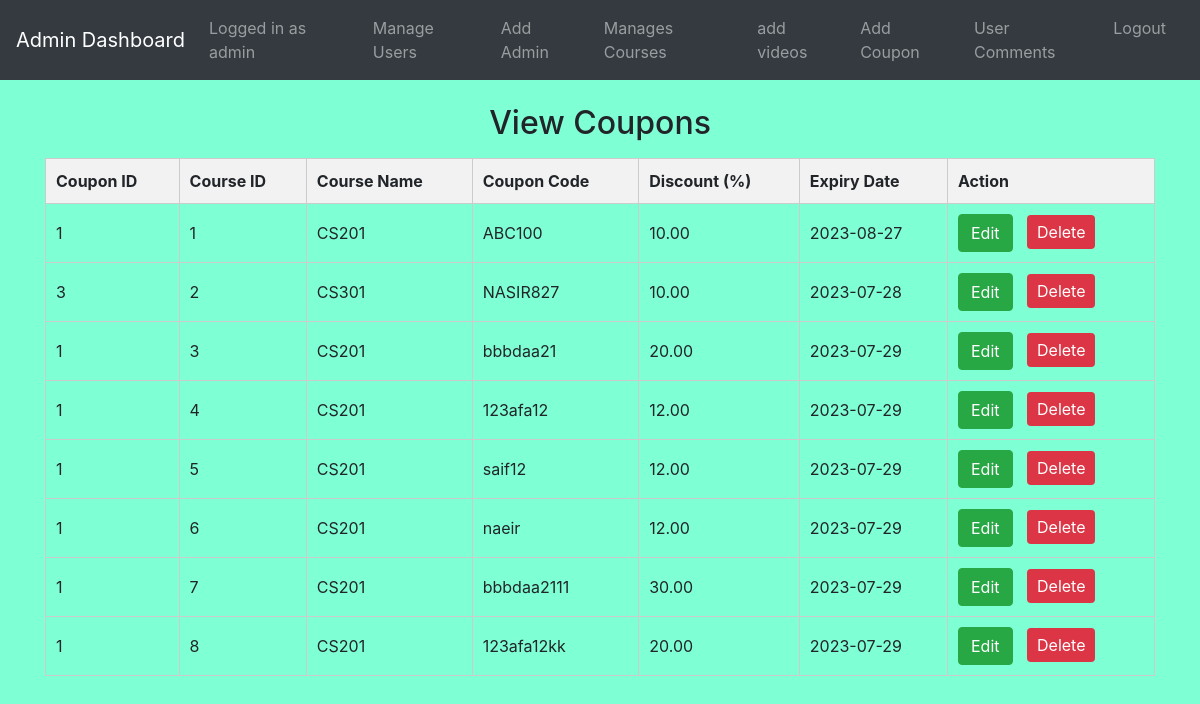
Screenshot of /admin/view_coupons.php (signed in) with the database file from the repository.
### tables this page shows
CREATE TABLE `coupons` (
  `Coupon_ID` int(11) NOT NULL,
  `Course_ID` int(11) NOT NULL,
  `Coupon_Code` varchar(50) NOT NULL,
  `Discount` decimal(10,2) NOT NULL,
  `Expiry_Date` date NOT NULL
);

CREATE TABLE `courses` (
  `Course_ID` int(11) NOT NULL,
  `Course_Title` varchar(255) NOT NULL,
  `Course_Instructor` varchar(255) NOT NULL,
  `Course_Content` text NOT NULL,
  `Course_Outline` text NOT NULL,
  `Course_Price` decimal(10,2) NOT NULL,
  `Start_Date` date DEFAULT NULL,
  `End_Date` date DEFAULT NULL
);

### admin/view_coupons.php (the view, shortened to what this page needs)
<?php
include('config.php');
function fetchCouponsFromDatabase($conn) {
    $query = "SELECT * FROM Coupons";
    $result = mysqli_query($conn, $query);
    return mysqli_fetch_all($result, MYSQLI_ASSOC);
}
$coupons = fetchCouponsFromDatabase($conn);
?>
<!DOCTYPE html>
<html>
<head>
    <link rel="stylesheet" href="https://stackpath.bootstrapcdn.com/bootstrap/4.3.1/css/bootstrap.min.css">
</head>
<body>
    <?php include('admin_navbar.php') ?>
    <div class="container">
        <h2 class="text-center mt-4 mb-3">View Coupons</h2>
        <table>
            <tr>
            <th>Coupon ID</th>
                <th>Course ID</th>
                <th>Course Name</th>
                <th>Coupon Code</th>
                <th>Discount (%)</th>
                <th>Expiry Date</th>
                <th>Action</th>
            </tr>
            <?php foreach ($coupons as $coupon) : ?>
                <?php
                $course_id = $coupon['Course_ID'];
                $course_query = "SELECT Course_Title FROM Courses WHERE Course_ID = $course_id";
                $result = mysqli_query($conn, $course_query);
                $course = mysqli_fetch_assoc($result);
                ?>
                <tr>
                    <td><?php echo $course_id; ?></td>
                    <td><?php echo $coupon['Coupon_ID']; ?></td>
                    <td><?php echo $course['Course_Title']; ?></td>
                    <td><?php echo $coupon['Coupon_Code']; ?></td>
                    <td><?php echo $coupon['Discount']; ?></td>
                    <td><?php echo $coupon['Expiry_Date']; ?></td>
                    <td>
                        <a class="btn btn-success" href="edit_coupon.php?id=<?php echo $coupon['Coupon_ID']; ?>">Edit</a>
                        <form action="<?php echo $_SERVER['PHP_SELF']; ?>" method="post">
                            <input type="submit" name="delete_coupon" value="Delete">
                        </form>
                    </td>
                </tr>
            <?php endforeach; ?>
        </table>
    </div>
</body>
</html>

### admin/view_coupons.php (style rules this page uses)
body { background-color: aquamarine; }
h2 { margin-bottom: 20px; }
table { width: 100%; border-collapse: collapse; margin-bottom: 20px; }
table, th, td { border: 1px solid #ccc; }
th, td { padding: 10px; text-align: left; }
th { background-color: #f2f2f2; }
a { color: #007bff; text-decoration: none; margin-right: 10px; }
form { display: inline-block; margin: 0; }
input[type="submit"] { padding: 5px 10px; background-color: #dc3545; color: #fff; border: none; border-radius: 4px; cursor: pointer; }

### rows the page displays
coupons: Course_ID "1", Coupon_ID "1", Course_ID.Course_Title "CS201", Coupon_Code "ABC100", Discount "10.00", Expiry_Date "2023-08-27"
coupons: Course_ID "3", Coupon_ID "2", Course_ID.Course_Title "CS301", Coupon_Code "NASIR827", Discount "10.00", Expiry_Date "2023-07-28"
coupons: Course_ID "1", Coupon_ID "3", Course_ID.Course_Title "CS201", Coupon_Code "bbbdaa21", Discount "20.00", Expiry_Date "2023-07-29"
coupons: Course_ID "1", Coupon_ID "4", Course_ID.Course_Title "CS201", Coupon_Code "123afa12", Discount "12.00", Expiry_Date "2023-07-29"
coupons: Course_ID "1", Coupon_ID "5", Course_ID.Course_Title "CS201", Coupon_Code "saif12", Discount "12.00", Expiry_Date "2023-07-29"
coupons: Course_ID "1", Coupon_ID "6", Course_ID.Course_Title "CS201", Coupon_Code "naeir", Discount "12.00", Expiry_Date "2023-07-29"
coupons: Course_ID "1", Coupon_ID "7", Course_ID.Course_Title "CS201", Coupon_Code "bbbdaa2111", Discount "30.00", Expiry_Date "2023-07-29"
coupons: Course_ID "1", Coupon_ID "8", Course_ID.Course_Title "CS201", Coupon_Code "123afa12kk", Discount "20.00", Expiry_Date "2023-07-29"

### other values shown
$_SESSION["username"] "admin"
